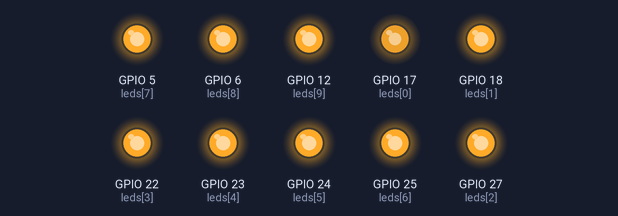
The program below on a simulated Raspberry Pi (BCM pin numbers). On the bench: output pins drawn as LEDs (lit = HIGH). Parts the program declares active-low are drawn by pin level, so they are really on while drawn off; what the program prints to the terminal is not drawn.

Above: at 0.05 s.
At 0.35 s:
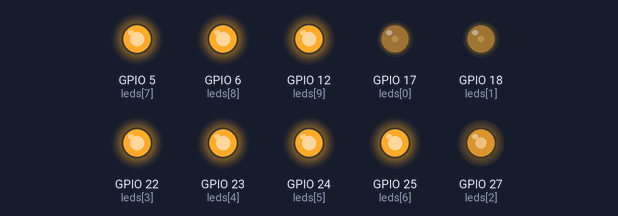
At 0.65 s:
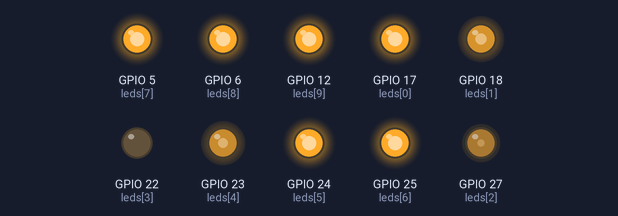
At 1.25 s:
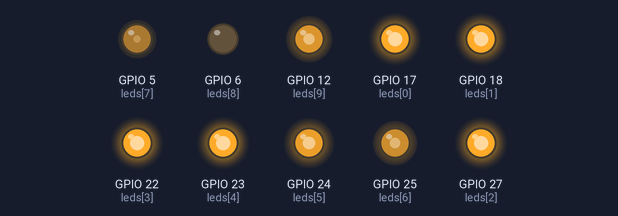
At 1.85 s:
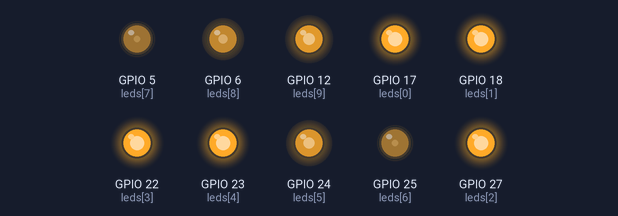
At 2.5 s:
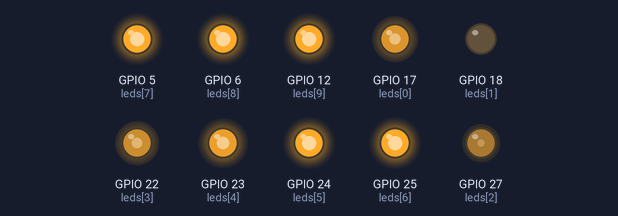
Timing chart, 0 to 5.8 s (numbered marks = the images above):
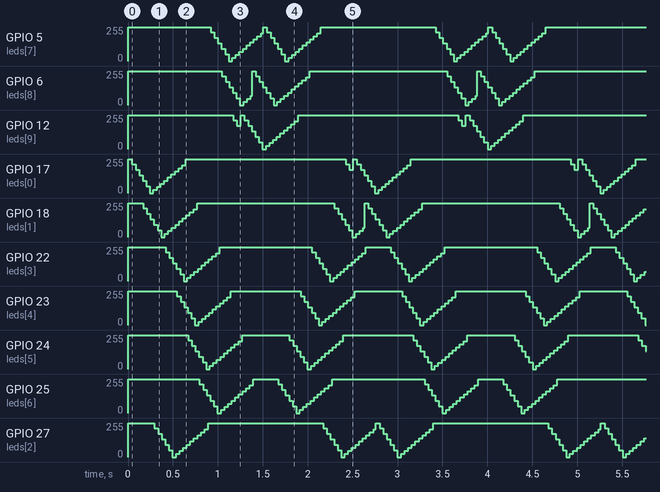

The program:

kitt.py
```python
from gpiozero import LED
from gpiozero import PWMLED
from gpiozero.pins.pigpio import PiGPIOFactory
from time import sleep

factory = PiGPIOFactory()

frequency = 80

leds = [
        PWMLED("GPIO17",initial_value=False,pin_factory=factory,frequency=frequency,active_high=False),
        PWMLED("GPIO18",initial_value=False,pin_factory=factory,frequency=frequency,active_high=False),
        PWMLED("GPIO27",initial_value=False,pin_factory=factory,frequency=frequency,active_high=False),
        PWMLED("GPIO22",initial_value=False,pin_factory=factory,frequency=frequency,active_high=False),
        PWMLED("GPIO23",initial_value=False,pin_factory=factory,frequency=frequency,active_high=False),
        PWMLED("GPIO24",initial_value=False,pin_factory=factory,frequency=frequency,active_high=False),
        PWMLED("GPIO25",initial_value=False,pin_factory=factory,frequency=frequency,active_high=False),
        PWMLED("GPIO05",initial_value=False,pin_factory=factory,frequency=frequency,active_high=False),
        PWMLED("GPIO06",initial_value=False,pin_factory=factory,frequency=frequency,active_high=False),
        PWMLED("GPIO12",initial_value=False,pin_factory=factory,frequency=frequency,active_high=False)
]

def setup():
    print("Initializing...")

def destroy():
    print("Exiting...")
    for led in leds:
        led.close()

def loop():

    fade_in=0.25
    fade_out=fade_in * 1.75
    frec = fade_in / 2

    while True:

        indice = 0

        while indice < 10:
            leds[indice].pulse(fade_in_time=fade_in,fade_out_time=fade_out,n=1)
            indice = indice + 1
            sleep(frec)

        leds.reverse()

if __name__ == "__main__":
    try:
        setup()
        loop()
    except KeyboardInterrupt:
        destroy()
```

Measured:
- by itself, GPIO 5 (leds[7]), GPIO 6 (leds[8]), GPIO 18 (leds[1]), GPIO 22 (leds[3]), GPIO 23 (leds[4]), GPIO 24 (leds[5]), GPIO 25 (leds[6]), GPIO 27 (leds[2]): moves between 0/255 and 255/255, repeating every 2.5 s
